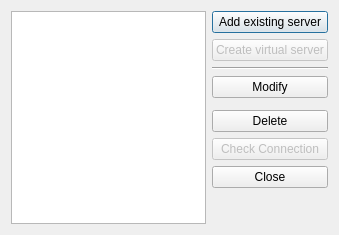
<?xml version="1.0" encoding="UTF-8"?>
<ui version="4.0">
 <class>obsServerListDialog</class>
 <widget class="QDialog" name="obsServerListDialog">
  <property name="geometry">
   <rect>
    <x>0</x>
    <y>0</y>
    <width>339</width>
    <height>235</height>
   </rect>
  </property>
  <property name="windowTitle">
   <string>OBS Servers</string>
  </property>
  <property name="locale">
   <locale language="English" country="UnitedStates"/>
  </property>
  <property name="modal">
   <bool>true</bool>
  </property>
  <layout class="QGridLayout" name="gridLayout">
   <item row="0" column="0" rowspan="10">
    <widget class="QListWidget" name="obsServersListWidget"/>
   </item>
   <item row="0" column="1" rowspan="2">
    <widget class="QPushButton" name="addExistingServerButton">
     <property name="text">
      <string>Add existing server</string>
     </property>
    </widget>
   </item>
   <item row="6" column="1">
    <widget class="QPushButton" name="deleteServerButton">
     <property name="enabled">
      <bool>true</bool>
     </property>
     <property name="text">
      <string>Delete</string>
     </property>
    </widget>
   </item>
   <item row="2" column="1">
    <widget class="QPushButton" name="createVirtualServerButton">
     <property name="enabled">
      <bool>false</bool>
     </property>
     <property name="text">
      <string>Create virtual server</string>
     </property>
    </widget>
   </item>
   <item row="4" column="1">
    <widget class="QPushButton" name="modifyServerButton">
     <property name="text">
      <string>Modify</string>
     </property>
    </widget>
   </item>
   <item row="8" column="1">
    <widget class="QDialogButtonBox" name="obsServerListButtonBox">
     <property name="sizePolicy">
      <sizepolicy hsizetype="MinimumExpanding" vsizetype="Expanding">
       <horstretch>0</horstretch>
       <verstretch>0</verstretch>
      </sizepolicy>
     </property>
     <property name="orientation">
      <enum>Qt::Vertical</enum>
     </property>
     <property name="standardButtons">
      <set>QDialogButtonBox::Close</set>
     </property>
    </widget>
   </item>
   <item row="3" column="1">
    <widget class="Line" name="line">
     <property name="orientation">
      <enum>Qt::Horizontal</enum>
     </property>
    </widget>
   </item>
   <item row="7" column="1">
    <widget class="QPushButton" name="checkConnectionButton">
     <property name="enabled">
      <bool>false</bool>
     </property>
     <property name="text">
      <string>Check Connection</string>
     </property>
    </widget>
   </item>
  </layout>
 </widget>
 <resources/>
 <connections>
  <connection>
   <sender>obsServerListButtonBox</sender>
   <signal>accepted()</signal>
   <receiver>obsServerListDialog</receiver>
   <slot>accept()</slot>
   <hints>
    <hint type="sourcelabel">
     <x>248</x>
     <y>254</y>
    </hint>
    <hint type="destinationlabel">
     <x>157</x>
     <y>274</y>
    </hint>
   </hints>
  </connection>
  <connection>
   <sender>obsServerListButtonBox</sender>
   <signal>rejected()</signal>
   <receiver>obsServerListDialog</receiver>
   <slot>reject()</slot>
   <hints>
    <hint type="sourcelabel">
     <x>316</x>
     <y>260</y>
    </hint>
    <hint type="destinationlabel">
     <x>286</x>
     <y>274</y>
    </hint>
   </hints>
  </connection>
 </connections>
</ui>
